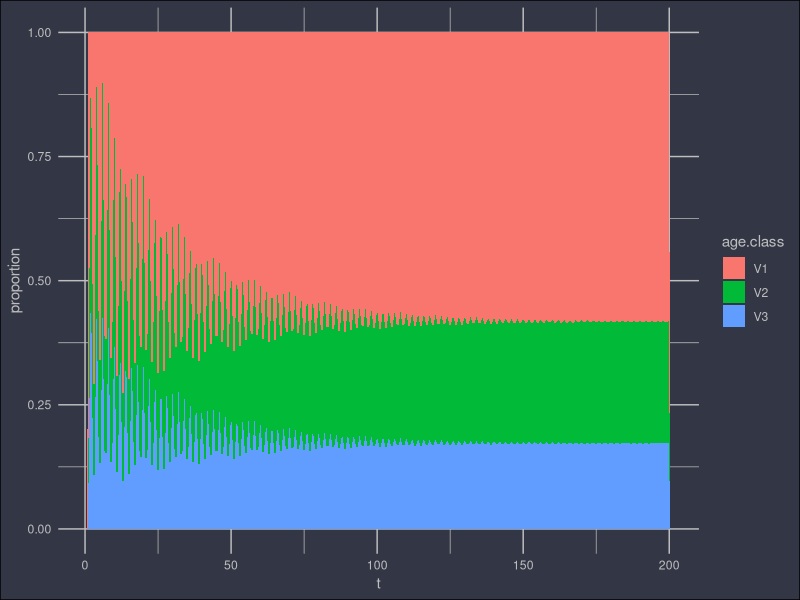
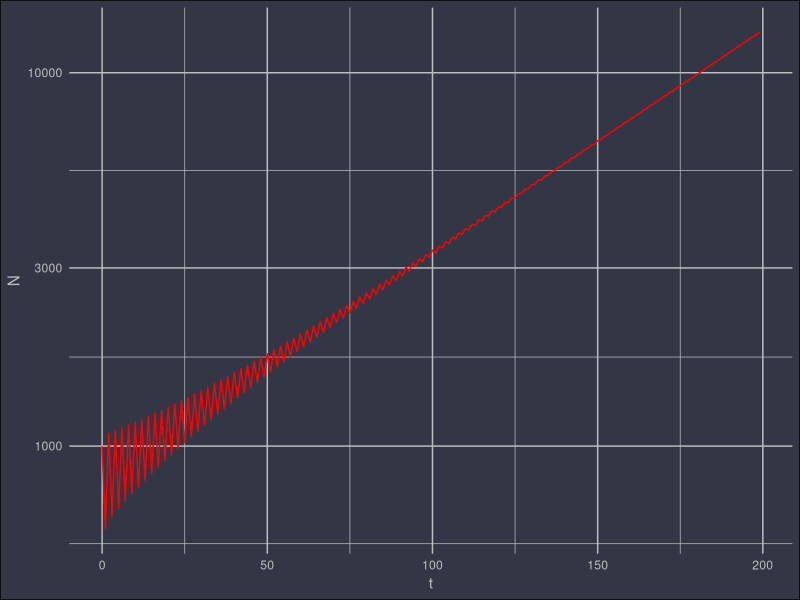
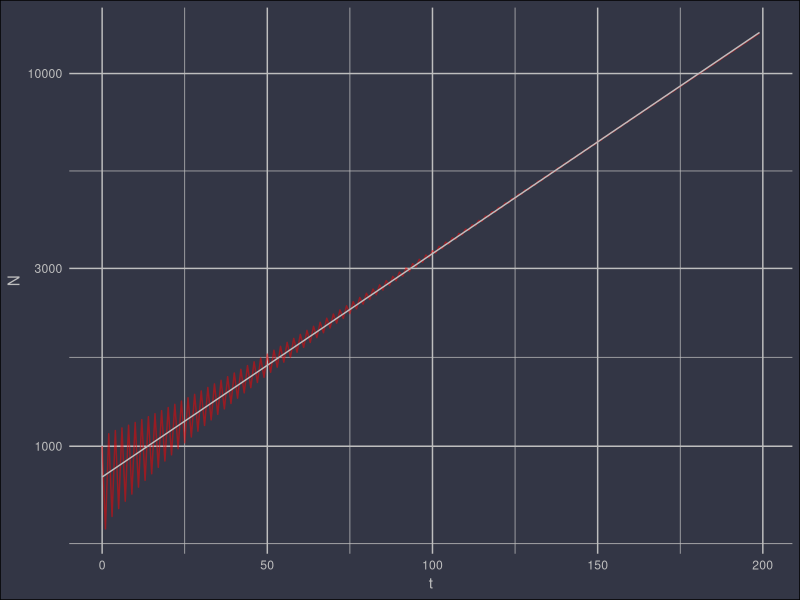
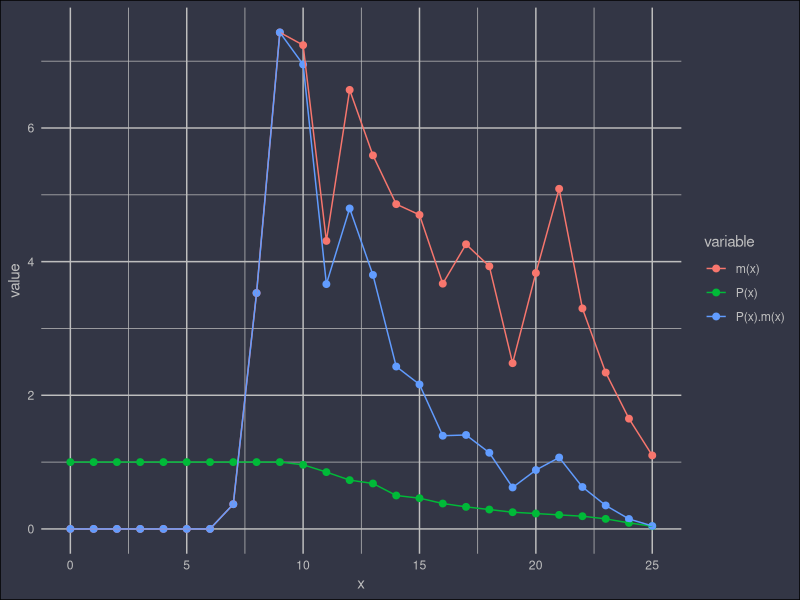

The R source for these figures, in order:
## ---- chunk 1
library(tidyverse)
## ---- chunk 2
trans = matrix(
  c(0.0, 0.3, 0.3,
    0.3, 0.3, 0.0,
    3.0, 0.0, 0.0),
  ncol = 3,byrow = T
  )
rownames(trans) = c('V1','V2','V3')
colnames(trans) = c('V1','V2','V3')
trans

Tmax = 200
N = matrix(rep(0, Tmax*3), nrow = 3)
N[1,1] = 1000
for(t in 2:Tmax) N[, t] = N[, t-1] %*% trans
## ---- chunk 3
# plot
ages = as.data.frame(t(N))
ages$total = rowSums(ages)
ages$t = 1:Tmax
agesl = gather(ages, age.class, value, -t, - total)
ggplot(agesl) + 
  geom_area(aes(t, value/total, fill = age.class)) +
  ylab('proportion')+
  theme_minimal() +
  theme(
    plot.background = element_rect(fill = rgb(0.2,0.21,0.27)),
    text = element_text(colour = 'grey'), 
    axis.text = element_text(colour = 'grey'), 
    panel.grid = element_line(colour = 'grey')
  )
## ---- chunk 4
df = data.frame(
      t = 0:(Tmax-1),
      N = colSums(N)
     )
knitr::kable(df[seq(0,200, by = 20),],digits = 0, align = c('r','r','r'))

## ---- chunk 5
ggplot(df) + 
  geom_line(aes(t, N), colour = 'red')+
  theme_minimal() +
  scale_y_log10() +
  theme(
    plot.background = element_rect(fill = rgb(0.2,0.21,0.27)),
    text = element_text(colour = 'grey'), 
    axis.text = element_text(colour = 'grey'), 
    panel.grid = element_line(colour = 'grey')
  )
## ---- chunk 6

lm1 = lm(log(N) ~ t , data = df)
coef(lm1)
## ---- chunk 7
# plot 
df$pred = predict(lm1)
ggplot(df) +
  geom_line(aes(t,N), colour = 'red', alpha = 0.5) + 
  geom_line(aes(t,exp(pred)), colour = 'grey') + 
  theme_minimal() +
  theme(
    plot.background = element_rect(fill = rgb(.2,.21,.27)),
    text = element_text(colour = 'grey'), 
    axis.text = element_text(colour = 'grey'), 
    panel.grid = element_line(colour = 'grey')
  ) +
  scale_y_log10()
  
## ---- chunk 8
N1_stable = 1000*N[,Tmax]/sum(N[,Tmax])
N = matrix(rep(0, Tmax*3), nrow = 3)
N[,1] = N1_stable 

for(t in 2:Tmax) N[, t] = N[, t-1] %*% trans

df = data.frame(
      t = 0:(Tmax-1),
      N = colSums(N)
     )

lm1 = lm(log(N) ~ t , data = df)
coef(lm1)

## ---- chunk 9
exp(coef(lm1)[1])
## ---- chunk 10
mite = read_csv('../../data/AtlanticSpiderMite_CareyBradley1982.csv')
knitr::kable(mite, align = c('r','r','r'))

## ---- chunk 11
# plot 

mite$`P(x).m(x)` = mite$`P(x)`*mite$`m(x)`
dw = mite %>% gather(variable, value, -x)
ggplot(dw) +
  geom_point(aes(x,value, colour = variable), size = 2) +  
  geom_line(aes(x,value, colour = variable)) +
  theme_minimal() +
  theme(
    plot.background = element_rect(fill = rgb(.2,.21,.27)),
    text = element_text(colour = 'grey'), 
    axis.text = element_text(colour = 'grey'), 
    panel.grid = element_line(colour = 'grey')
  )
  
